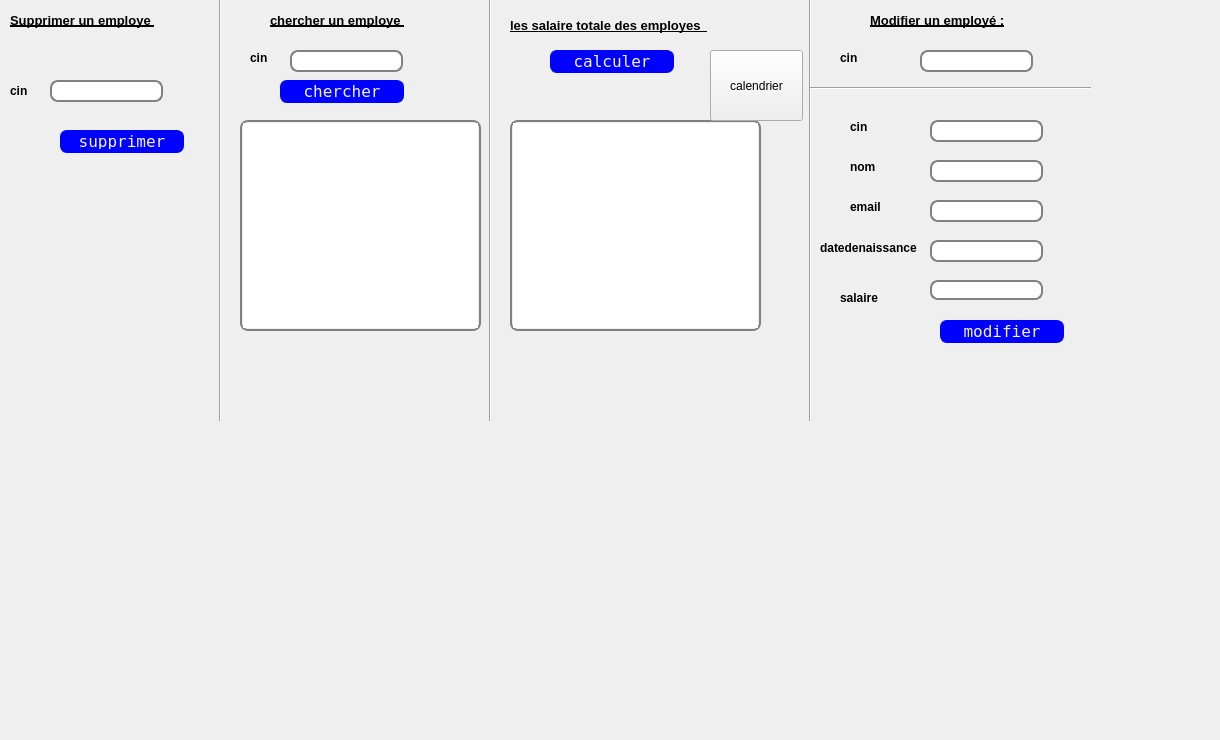
      <widget class="QWidget" name="tab_9">
       <attribute name="title">
        <string>Gestion Des Employes N°2</string>
       </attribute>
       <widget class="QLabel" name="label_22">
        <property name="geometry">
         <rect>
          <x>10</x>
          <y>10</y>
          <width>211</width>
          <height>20</height>
         </rect>
        </property>
        <property name="font">
         <font>
          <pointsize>10</pointsize>
          <weight>75</weight>
          <bold>true</bold>
          <underline>true</underline>
         </font>
        </property>
        <property name="text">
         <string>Supprimer un employe </string>
        </property>
       </widget>
       <widget class="QLineEdit" name="le_cin_supp">
        <property name="geometry">
         <rect>
          <x>50</x>
          <y>80</y>
          <width>113</width>
          <height>22</height>
         </rect>
        </property>
        <property name="styleSheet">
         <string notr="true">QLineEdit {
padding: 1px;
border-style: solid;
border: 2px solid gray;
border-radius: 8px;
font: 75 12pt &quot;NSimSun&quot;;
}</string>
        </property>
       </widget>
       <widget class="QPushButton" name="pb_supprimer">
        <property name="geometry">
         <rect>
          <x>60</x>
          <y>130</y>
          <width>124</width>
          <height>23</height>
         </rect>
        </property>
        <property name="font">
         <font>
          <family>NSimSun</family>
          <pointsize>12</pointsize>
          <weight>9</weight>
          <italic>false</italic>
          <bold>false</bold>
         </font>
        </property>
        <property name="styleSheet">
         <string notr="true">QPushButton {
color: rgb(245, 245, 245);
background-color: rgb(0, 0, 255);
border-width: 1px;
border-color: rgb(0, 0, 255);
border-style: solid;
border-radius: 7;
padding: 3px;
font-size: 75 ;
padding-left: 1px;
padding-right: 1px;
min-width: 120px;
max-width: 50px;
min-height: 15px;
max-height: 15px;
font: 75 12pt &quot;NSimSun&quot;;
}</string>
        </property>
        <property name="text">
         <string>supprimer</string>
        </property>
       </widget>
       <widget class="QLabel" name="label_23">
        <property name="geometry">
         <rect>
          <x>10</x>
          <y>60</y>
          <width>71</width>
          <height>61</height>
         </rect>
        </property>
        <property name="font">
         <font>
          <weight>75</weight>
          <bold>true</bold>
         </font>
        </property>
        <property name="text">
         <string>cin</string>
        </property>
       </widget>
       <widget class="QLabel" name="label_13">
        <property name="geometry">
         <rect>
          <x>270</x>
          <y>10</y>
          <width>201</width>
          <height>20</height>
         </rect>
        </property>
        <property name="font">
         <font>
          <pointsize>10</pointsize>
          <weight>75</weight>
          <bold>true</bold>
          <underline>true</underline>
         </font>
        </property>
        <property name="text">
         <string>chercher un employe </string>
        </property>
       </widget>
       <widget class="QLineEdit" name="le_cin_cher">
        <property name="geometry">
         <rect>
          <x>290</x>
          <y>50</y>
          <width>113</width>
          <height>22</height>
         </rect>
        </property>
        <property name="styleSheet">
         <string notr="true">QLineEdit {
padding: 1px;
border-style: solid;
border: 2px solid gray;
border-radius: 8px;
font: 75 12pt &quot;NSimSun&quot;;
}</string>
        </property>
       </widget>
       <widget class="QPushButton" name="pb_chercher">
        <property name="geometry">
         <rect>
          <x>280</x>
          <y>80</y>
          <width>124</width>
          <height>23</height>
         </rect>
        </property>
        <property name="font">
         <font>
          <family>NSimSun</family>
          <pointsize>12</pointsize>
          <weight>9</weight>
          <italic>false</italic>
          <bold>false</bold>
         </font>
        </property>
        <property name="cursor">
         <cursorShape>CrossCursor</cursorShape>
        </property>
        <property name="styleSheet">
         <string notr="true">QPushButton {
color: rgb(245, 245, 245);
background-color: rgb(0, 0, 255);
border-width: 1px;
border-color: rgb(0, 0, 255);
border-style: solid;
border-radius: 7;
padding: 3px;
font-size: 75 ;
padding-left: 1px;
padding-right: 1px;
min-width: 120px;
max-width: 50px;
min-height: 15px;
max-height: 15px;
font: 75 12pt &quot;NSimSun&quot;;
}</string>
        </property>
        <property name="text">
         <string>chercher</string>
        </property>
       </widget>
       <widget class="QLabel" name="label_11">
        <property name="geometry">
         <rect>
          <x>250</x>
          <y>50</y>
          <width>56</width>
          <height>16</height>
         </rect>
        </property>
        <property name="font">
         <font>
          <weight>75</weight>
          <bold>true</bold>
         </font>
        </property>
        <property name="text">
         <string>cin</string>
        </property>
       </widget>
       <widget class="QTableView" name="tab_employe_cher">
        <property name="geometry">
         <rect>
          <x>240</x>
          <y>120</y>
          <width>241</width>
          <height>211</height>
         </rect>
        </property>
        <property name="accessibleName">
         <string/>
        </property>
        <property name="styleSheet">
         <string notr="true">QTableView {
padding: 1px;
border-style: solid;
border: 2px solid gray;
border-radius: 8px;
font: 75 12pt &quot;NSimSun&quot;;
}</string>
        </property>
       </widget>
       <widget class="QLabel" name="label_29">
        <property name="geometry">
         <rect>
          <x>510</x>
          <y>10</y>
          <width>291</width>
          <height>31</height>
         </rect>
        </property>
        <property name="font">
         <font>
          <pointsize>10</pointsize>
          <weight>75</weight>
          <bold>true</bold>
          <underline>true</underline>
         </font>
        </property>
        <property name="text">
         <string>les salaire totale des employes  </string>
        </property>
       </widget>
       <widget class="QPushButton" name="pb_calcul">
        <property name="geometry">
         <rect>
          <x>550</x>
          <y>50</y>
          <width>124</width>
          <height>23</height>
         </rect>
        </property>
        <property name="font">
         <font>
          <family>NSimSun</family>
          <pointsize>12</pointsize>
          <weight>9</weight>
          <italic>false</italic>
          <bold>false</bold>
         </font>
        </property>
        <property name="styleSheet">
         <string notr="true">QPushButton {
color: rgb(245, 245, 245);
background-color: rgb(0, 0, 255);
border-width: 1px;
border-color: rgb(0, 0, 255);
border-style: solid;
border-radius: 7;
padding: 3px;
font-size: 75 ;
padding-left: 1px;
padding-right: 1px;
min-width: 120px;
max-width: 50px;
min-height: 15px;
max-height: 15px;
font: 75 12pt &quot;NSimSun&quot;;
}</string>
        </property>
        <property name="text">
         <string>calculer</string>
        </property>
       </widget>
       <widget class="QTableView" name="tab_employe_sal">
        <property name="geometry">
         <rect>
          <x>510</x>
          <y>120</y>
          <width>251</width>
          <height>211</height>
         </rect>
        </property>
        <property name="styleSheet">
         <string notr="true">QTableView {
padding: 1px;
border-style: solid;
border: 2px solid gray;
border-radius: 8px;
font: 75 12pt &quot;NSimSun&quot;;
}</string>
        </property>
       </widget>
       <widget class="QLabel" name="label_12">
        <property name="geometry">
         <rect>
          <x>870</x>
          <y>10</y>
          <width>201</width>
          <height>20</height>
         </rect>
        </property>
        <property name="font">
         <font>
          <pointsize>10</pointsize>
          <weight>75</weight>
          <bold>true</bold>
          <underline>true</underline>
         </font>
        </property>
        <property name="text">
         <string>Modifier un employé :</string>
        </property>
       </widget>
       <widget class="QLineEdit" name="le_cin_mod">
        <property name="geometry">
         <rect>
          <x>920</x>
          <y>50</y>
          <width>113</width>
          <height>22</height>
         </rect>
        </property>
        <property name="styleSheet">
         <string notr="true">QLineEdit {
padding: 1px;
border-style: solid;
border: 2px solid gray;
border-radius: 8px;
font: 75 12pt &quot;NSimSun&quot;;
}</string>
        </property>
       </widget>
       <widget class="QLabel" name="label_15">
        <property name="geometry">
         <rect>
          <x>840</x>
          <y>50</y>
          <width>56</width>
          <height>16</height>
         </rect>
        </property>
        <property name="font">
         <font>
          <weight>75</weight>
          <bold>true</bold>
         </font>
        </property>
        <property name="text">
         <string>cin</string>
        </property>
       </widget>
       <widget class="QLineEdit" name="le_cin2">
        <property name="geometry">
         <rect>
          <x>930</x>
          <y>120</y>
          <width>113</width>
          <height>22</height>
         </rect>
        </property>
        <property name="styleSheet">
         <string notr="true">QLineEdit {
padding: 1px;
border-style: solid;
border: 2px solid gray;
border-radius: 8px;
font: 75 12pt &quot;NSimSun&quot;;
}</string>
        </property>
       </widget>
       <widget class="QLabel" name="label_7">
        <property name="geometry">
         <rect>
          <x>850</x>
          <y>120</y>
          <width>47</width>
          <height>13</height>
         </rect>
        </property>
        <property name="font">
         <font>
          <weight>75</weight>
          <bold>true</bold>
         </font>
        </property>
        <property name="text">
         <string>cin</string>
        </property>
       </widget>
       <widget class="QLineEdit" name="le_nom2">
        <property name="geometry">
         <rect>
          <x>930</x>
          <y>160</y>
          <width>113</width>
          <height>22</height>
         </rect>
        </property>
        <property name="styleSheet">
         <string notr="true">QLineEdit {
padding: 1px;
border-style: solid;
border: 2px solid gray;
border-radius: 8px;
font: 75 12pt &quot;NSimSun&quot;;
}</string>
        </property>
       </widget>
       <widget class="QLineEdit" name="le_email2">
        <property name="geometry">
         <rect>
          <x>930</x>
          <y>200</y>
          <width>113</width>
          <height>22</height>
         </rect>
        </property>
        <property name="styleSheet">
         <string notr="true">QLineEdit {
padding: 1px;
border-style: solid;
border: 2px solid gray;
border-radius: 8px;
font: 75 12pt &quot;NSimSun&quot;;
}</string>
        </property>
       </widget>
       <widget class="QLineEdit" name="le_dat2">
        <property name="geometry">
         <rect>
          <x>930</x>
          <y>240</y>
          <width>113</width>
          <height>22</height>
         </rect>
        </property>
        <property name="styleSheet">
         <string notr="true">QLineEdit {
padding: 1px;
border-style: solid;
border: 2px solid gray;
border-radius: 8px;
font: 75 12pt &quot;NSimSun&quot;;
}</string>
        </property>
       </widget>
       <widget class="QLineEdit" name="le_salaire_2">
        <property name="geometry">
         <rect>
          <x>930</x>
          <y>280</y>
          <width>113</width>
          <height>20</height>
         </rect>
        </property>
        <property name="styleSheet">
         <string notr="true">QLineEdit {
padding: 1px;
border-style: solid;
border: 2px solid gray;
border-radius: 8px;
font: 75 12pt &quot;NSimSun&quot;;
}</string>
        </property>
       </widget>
       <widget class="QLabel" name="label_28">
        <property name="geometry">
         <rect>
          <x>840</x>
          <y>290</y>
          <width>81</width>
          <height>16</height>
         </rect>
        </property>
        <property name="font">
         <font>
          <weight>75</weight>
          <bold>true</bold>
         </font>
        </property>
        <property name="text">
         <string>salaire</string>
        </property>
       </widget>
       <widget class="QLabel" name="label_10">
        <property name="geometry">
         <rect>
          <x>820</x>
          <y>240</y>
          <width>111</width>
          <height>16</height>
         </rect>
        </property>
        <property name="font">
         <font>
          <weight>75</weight>
          <bold>true</bold>
         </font>
        </property>
        <property name="text">
         <string>datedenaissance</string>
        </property>
       </widget>
       <widget class="QLabel" name="label_9">
        <property name="geometry">
         <rect>
          <x>850</x>
          <y>200</y>
          <width>47</width>
          <height>13</height>
         </rect>
        </property>
        <property name="font">
         <font>
          <weight>75</weight>
          <bold>true</bold>
         </font>
        </property>
        <property name="text">
         <string>email</string>
        </property>
       </widget>
       <widget class="QLabel" name="label_8">
        <property name="geometry">
         <rect>
          <x>850</x>
          <y>160</y>
          <width>47</width>
          <height>13</height>
         </rect>
        </property>
        <property name="font">
         <font>
          <weight>75</weight>
          <bold>true</bold>
         </font>
        </property>
        <property name="text">
         <string>nom</string>
        </property>
       </widget>
       <widget class="QPushButton" name="pb_modifier">
        <property name="geometry">
         <rect>
          <x>940</x>
          <y>320</y>
          <width>124</width>
          <height>23</height>
         </rect>
        </property>
        <property name="font">
         <font>
          <family>NSimSun</family>
          <pointsize>12</pointsize>
          <weight>9</weight>
          <italic>false</italic>
          <bold>false</bold>
         </font>
        </property>
        <property name="styleSheet">
         <string notr="true">QPushButton {
color: rgb(245, 245, 245);
background-color: rgb(0, 0, 255);
border-width: 1px;
border-color: rgb(0, 0, 255);
border-style: solid;
border-radius: 7;
padding: 3px;
font-size: 75 ;
padding-left: 1px;
padding-right: 1px;
min-width: 120px;
max-width: 50px;
min-height: 15px;
max-height: 15px;
font: 75 12pt &quot;NSimSun&quot;;
}</string>
        </property>
        <property name="text">
         <string>modifier</string>
        </property>
       </widget>
       <widget class="Line" name="line_6">
        <property name="geometry">
         <rect>
          <x>210</x>
          <y>-10</y>
          <width>20</width>
          <height>431</height>
         </rect>
        </property>
        <property name="orientation">
         <enum>Qt::Vertical</enum>
        </property>
       </widget>
       <widget class="Line" name="line_7">
        <property name="geometry">
         <rect>
          <x>480</x>
          <y>-10</y>
          <width>20</width>
          <height>431</height>
         </rect>
        </property>
        <property name="orientation">
         <enum>Qt::Vertical</enum>
        </property>
       </widget>
       <widget class="Line" name="line_8">
        <property name="geometry">
         <rect>
          <x>800</x>
          <y>-10</y>
          <width>20</width>
          <height>431</height>
         </rect>
        </property>
        <property name="orientation">
         <enum>Qt::Vertical</enum>
        </property>
       </widget>
       <widget class="Line" name="line_14">
        <property name="geometry">
         <rect>
          <x>810</x>
          <y>80</y>
          <width>281</width>
          <height>16</height>
         </rect>
        </property>
        <property name="orientation">
         <enum>Qt::Horizontal</enum>
        </property>
       </widget>
       <widget class="QPushButton" name="cal">
        <property name="geometry">
         <rect>
          <x>710</x>
          <y>50</y>
          <width>93</width>
          <height>71</height>
         </rect>
        </property>
        <property name="text">
         <string>calendrier</string>
        </property>
       </widget>
       <widget class="QLabel" name="label_4">
        <property name="geometry">
         <rect>
          <x>-60</x>
          <y>-190</y>
          <width>1211</width>
          <height>731</height>
         </rect>
        </property>
        <property name="text">
         <string/>
        </property>
        <property name="pixmap">
         <pixmap>../../Downloads/inter (2).jpg</pixmap>
        </property>
       </widget>
       <widget class="QLabel" name="label_50">
        <property name="geometry">
         <rect>
          <x>0</x>
          <y>140</y>
          <width>201</width>
          <height>391</height>
         </rect>
        </property>
        <property name="text">
         <string/>
        </property>
        <property name="pixmap">
         <pixmap>../310466425_663981531732267_6543325573499558720_n.png</pixmap>
        </property>
       </widget>
       <widget class="QLabel" name="label_53">
        <property name="geometry">
         <rect>
          <x>210</x>
          <y>230</y>
          <width>201</width>
          <height>491</height>
         </rect>
        </property>
        <property name="text">
         <string/>
        </property>
        <property name="pixmap">
         <pixmap>../310466425_663981531732267_6543325573499558720_n.png</pixmap>
        </property>
       </widget>
       <zorder>label_4</zorder>
       <zorder>label_22</zorder>
       <zorder>le_cin_supp</zorder>
       <zorder>pb_supprimer</zorder>
       <zorder>label_23</zorder>
       <zorder>label_13</zorder>
       <zorder>le_cin_cher</zorder>
       <zorder>pb_chercher</zorder>
       <zorder>label_11</zorder>
       <zorder>tab_employe_cher</zorder>
       <zorder>label_29</zorder>
       <zorder>pb_calcul</zorder>
       <zorder>tab_employe_sal</zorder>
       <zorder>label_12</zorder>
       <zorder>le_cin_mod</zorder>
       <zorder>label_15</zorder>
       <zorder>le_cin2</zorder>
       <zorder>label_7</zorder>
       <zorder>le_nom2</zorder>
       <zorder>le_email2</zorder>
       <zorder>le_dat2</zorder>
       <zorder>le_salaire_2</zorder>
       <zorder>label_28</zorder>
       <zorder>label_10</zorder>
       <zorder>label_9</zorder>
       <zorder>label_8</zorder>
       <zorder>pb_modifier</zorder>
       <zorder>line_7</zorder>
       <zorder>line_8</zorder>
       <zorder>line_6</zorder>
       <zorder>line_14</zorder>
       <zorder>cal</zorder>
       <zorder>label_50</zorder>
       <zorder>label_53</zorder>
      </widget>
